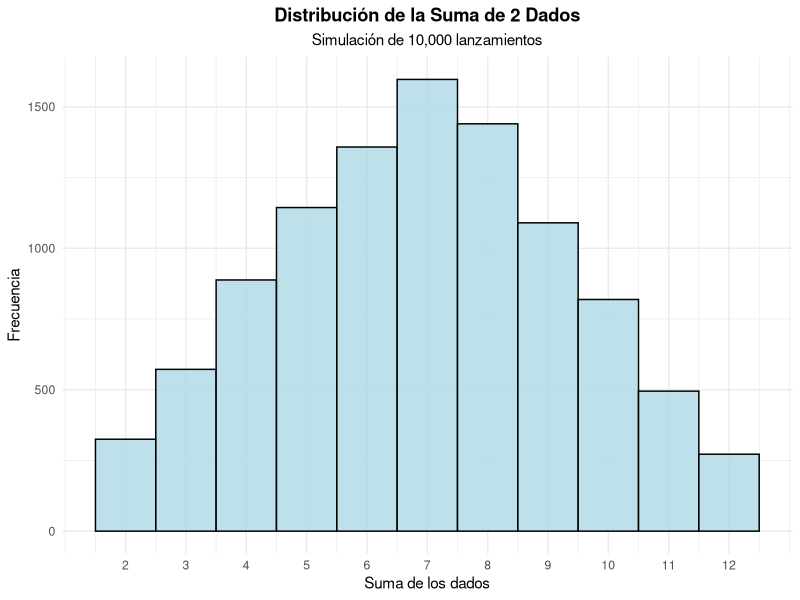

Source code (R):
##Curva de Bell
library(ggplot2)

#10,000 experimentos de lanzar 2 dados y sumar sus valores
tiradas <- 10000
resultados <- replicate(tiradas, sum(sample(1:6, 2, replace = TRUE)))

datos <- data.frame(suma = resultados)

#Grafico
ggplot(datos, aes(x = suma)) +
  geom_histogram(
    breaks = seq(1.5, 12.5, by = 1),
    fill = "lightblue", 
    color = "black",
    alpha = 0.8
  ) +
  labs(
    title = "Distribución de la Suma de 2 Dados",
    subtitle = "Simulación de 10,000 lanzamientos",
    x = "Suma de los dados",
    y = "Frecuencia"
  ) +
  scale_x_continuous(breaks = 2:12) +
  theme_minimal() +
  theme(
    plot.title = element_text(hjust = 0.5, face = "bold"),
    plot.subtitle = element_text(hjust = 0.5)
  )
